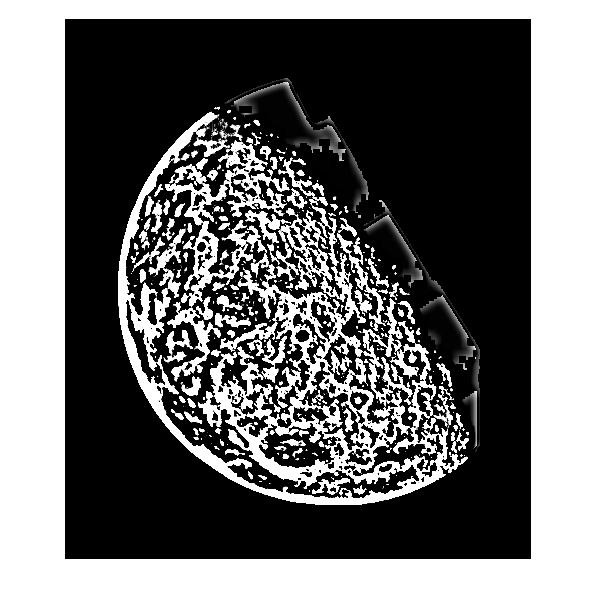
%> input picture 3/ex_15.jpg, 596 x 603 px
$ octave --eval "result = histeq2(imread('../../3/ex_15.jpg'));"   (GNU Octave 9; MATLAB toolbox functions it lacks are replaced by stand-ins)
%> lines starting %> are read from the running program, lines starting %| are printed output that depends on the picture
### 2/histeq2 saman sadeghyan/intxform.m
% programmer : samanSadeghyan
% intensity transformation.

function z = intxform (s, map)

classin = class(s);
s = im2double(s);


x = linspace(0, 1, numel(map))';
y = map(:);

varargin = interp1(x, y, s, 'linear');

z = changeclass(classin, varargin);

### 2/histeq2 saman sadeghyan/changeclass.m
% programmer : samanSadeghyan
function h = changeclass(class,varargin)
switch class
    case 'uint8'
        h = im2uint8(varargin{:});
    case 'uint16'
        h = im2uint16(varargin{:});
    case 'double'
        h = im2double(varargin{:});
    otherwise
        error('Unsupported IPT data class.');
end

### 2/histeq2 saman sadeghyan/histeq2.m
% programmer : saman sadeghyan
% Histogram equalization.


function h = histeq2(f)

classin = class(f);
f = im2uint8(f);

d = numel(f);
hh = imhist(f, 256) / d;
c = cumsum(hh);
h = intxform(f, c);

h = changeclass(classin, h);
%> in histeq2, f is the input picture: size 603x596x3 uint8; min 0, max 255, mean 109
%> in histeq2, `hh = imhist(f, 256) / d;`: hh = 256 values, max 0.458 at index 1, min 3.34e-05 at index 190, mean 0.00391
%> in histeq2, `c = cumsum(hh);`: c = 256 values from 0.458 to 1
%> in intxform, `varargin = interp1(x, y, s, 'linear');`:
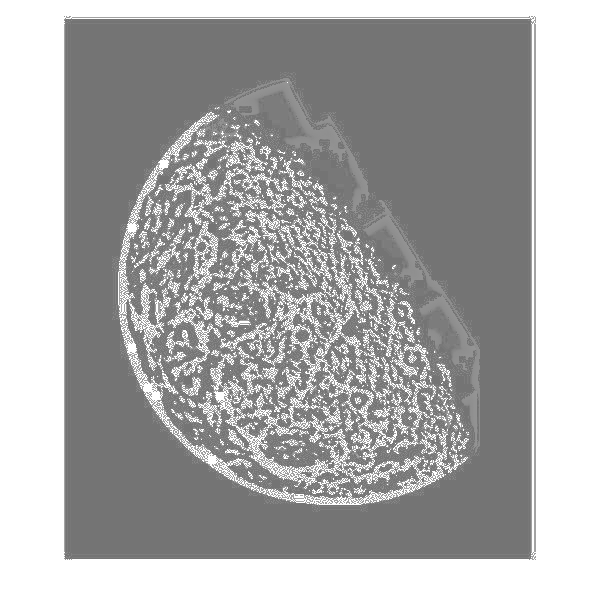
%> varargin: size 603x596x3 double; min 0.458, max 1, mean 0.668
